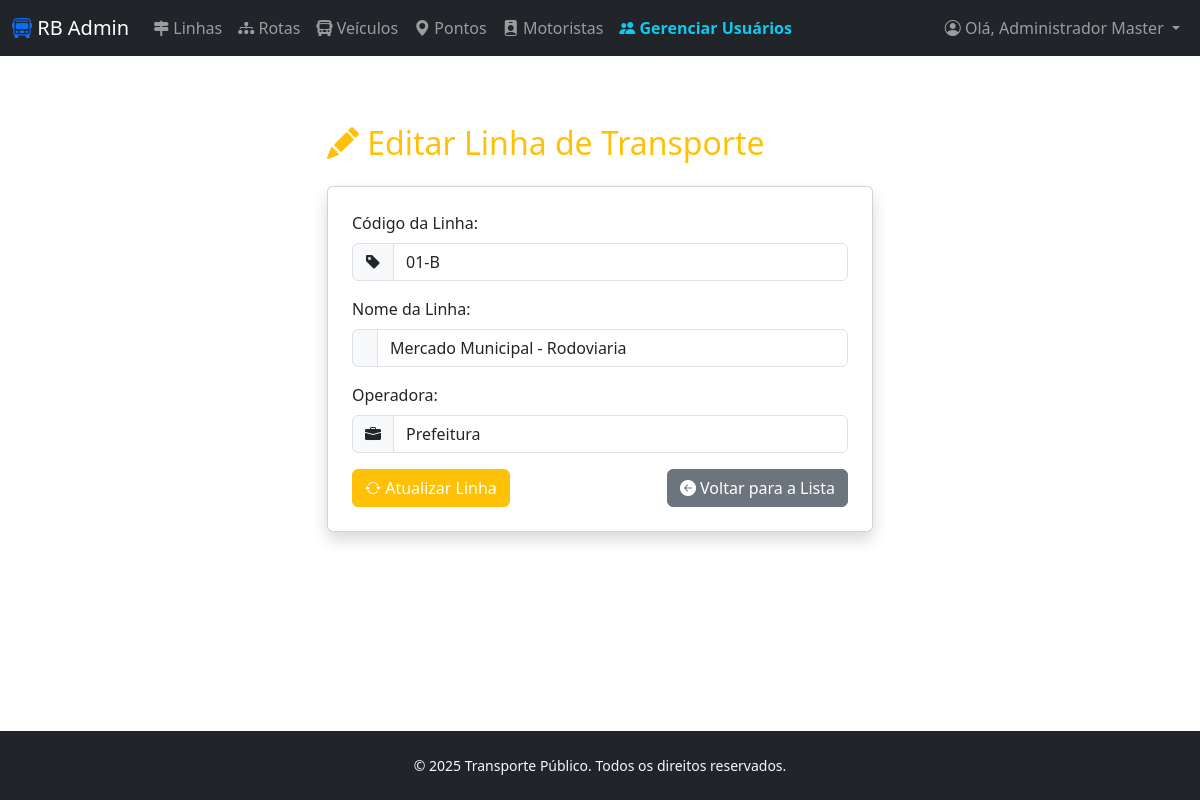
The app's page /admin/editar_linha.php?id=2 (signed in) with its own data.
### tables this page shows
CREATE TABLE tblinhas (
    id_linha INT PRIMARY KEY AUTO_INCREMENT,
    codigo VARCHAR(20) UNIQUE NOT NULL,
    nome VARCHAR(100) NOT NULL,
    operadora VARCHAR(100)
);

### admin/editar_linha.php (the view, shortened to what this page needs)
<?php
include("../connections/db_connect.php");
$tabela         = "tblinhas";
$campo_filtro   = "id_linha";
$linha_atual    = null;
$id_linha_filtro = null;
if (isset($_GET['id']) && is_numeric($_GET['id'])) {
    $id_linha_filtro = $conn->real_escape_string($_GET['id']);
} else if (isset($_POST['id_linha']) && is_numeric($_POST['id_linha'])) {
    $id_linha_filtro = $conn->real_escape_string($_POST['id_linha']);
}
if ($id_linha_filtro) {
    mysqli_select_db($conn, $database_conn);
    $consulta_linha = "
                    SELECT *
                    FROM    " . $tabela . "
                    WHERE " . $campo_filtro . " = '$id_linha_filtro';
                    ";
    $lista_linha = $conn->query($consulta_linha);
    if ($lista_linha && $lista_linha->num_rows == 1) {
        $linha_atual = $lista_linha->fetch_assoc();
    } else {
        $mensagem = "Erro: Linha não encontrada.";
        $tipo_alerta = 'danger';
        $id_linha_filtro = null;
    }
}
include '../admin/header.php';
?>
<body>
    <div class="container mt-5">
    <div class="row justify-content-center">
        <div class="col-md-6">
            <h2 class="text-warning mb-4">
                <i class="bi bi-pencil-fill"></i> Editar Linha de Transporte
            </h2>
            <?php if ($linha_atual): ?>
            <div class="card p-4 shadow">
                <form
                    action="editar_linha.php"
                    method="post"
                    id="form_linha_atualiza"
                    name="form_linha_atualiza"
                >
                    <div class="mb-3">
                        <label for="codigo" class="form-label">Código da Linha:</label>
                        <div class="input-group">
                            <span class="input-group-text"><i class="bi bi-tag-fill"></i></span>
                            <input
                                type="text"
                                name="codigo"
                                id="codigo"
                                class="form-control"
                                placeholder="Ex: 101-A"
                                maxlength="20"
                                required
                                value="<?php echo htmlspecialchars($linha_atual['codigo']); ?>"
                            >
                        </div>
                    </div>
                    <div class="mb-3">
                        <label for="nome" class="form-label">Nome da Linha:</label>
                        <div class="input-group">
                            <span class="input-group-text"><i class="bi bi-road"></i></span>
                            <input
                                type="text"
                                name="nome"
                                id="nome"
                                class="form-control"
                                placeholder="Terminal - Vila Rio Branco"
                                maxlength="100"
                                required
                                value="<?php echo htmlspecialchars($linha_atual['nome']); ?>"
                            >
                        </div>
                    </div>
                    <div class="mb-3">
                        <label for="operadora" class="form-label">Operadora:</label>
                        <div class="input-group">
                            <span class="input-group-text"><i class="bi bi-briefcase-fill"></i></span>
                            <input
                                type="text"
                                name="operadora"
                                id="operadora"
                                class="form-control"
                                placeholder="Viação Cidade"
                                maxlength="100"
                                value="<?php echo htmlspecialchars($linha_atual['operadora']); ?>"
                            >
                        </div>
                    </div>
                    <div class="d-flex justify-content-between">
                         <button
                            type="submit"
                            name="enviar"
                            id="enviar"
                            class="btn btn-warning text-white"
                         >
                            <i class="bi bi-arrow-repeat"></i> Atualizar Linha
                         </button>
                         <a href="linhas.php" class="btn btn-secondary">
                             <i class="bi bi-arrow-left-circle-fill"></i> Voltar para a Lista
                         </a>
                    </div>
                </form>
            </div> <?php endif; ?>
        </div>
    </div>
</div>
<?php
include '../admin/footer.php';
?>
</body>

### css/meu_estilo.css (style rules this page uses)
:root { --cor-primaria: #1e3c72; --cor-fundo: #f4f7f6; }
body { background-color: #f4f7f6; font-family: 'Segoe UI', Tahoma, Geneva, Verdana, sans-serif; }

### admin/editar_linha.php (style rules this page uses)
body { display: flex; flex-direction: column; min-height: 100vh; margin: 0; font-family: 'Segoe UI', sans-serif; }

### records on screen
tblinhas: codigo "01-B", nome "Mercado Municipal - Rodoviaria", operadora "Prefeitura"

### other values on screen
$_SESSION['nome_usuario'] "Administrador Master"
